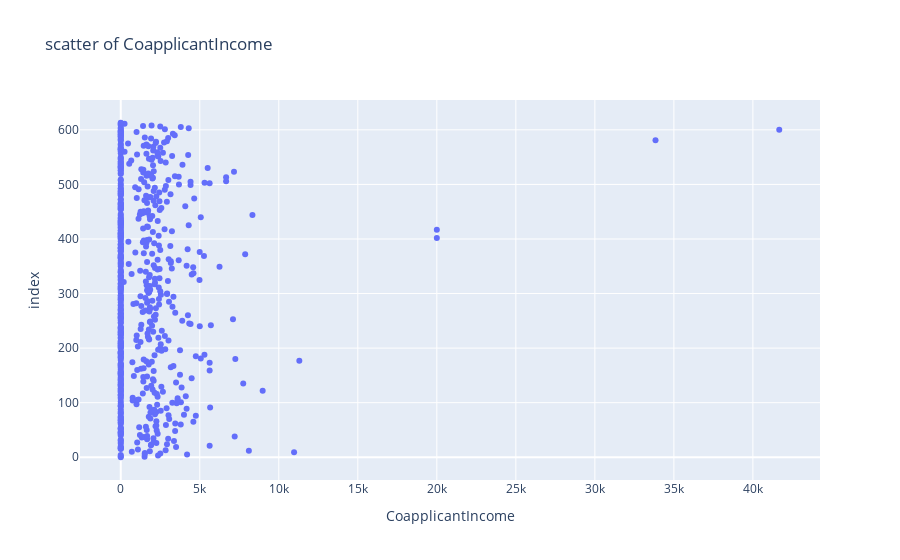

The code cell stored with this chart in its notebook:
### Code cell
sc = px.scatter(df , x="CoapplicantIncome" , title="scatter of CoapplicantIncome")
sc.show()

### Figure 1 — Plotly figure (JSON) as saved in the notebook; plotly's stock layout.template omitted (floating-point values rounded to 4 significant figures; data arrays with more than 128 entries replaced by an {"elided": "..."} marker saying what was removed)
{"data": [{"hovertemplate": "CoapplicantIncome=%{x}<br>index=%{y}<extra></extra>", "legendgroup": "", "marker": {"color": "#636efa", "symbol": "circle"}, "mode": "markers", "name": "", "orientation": "h", "showlegend": false, "type": "scatter", "x": {"elided": "614 float values"}, "xaxis": "x", "y": {"elided": "614 int values"}, "yaxis": "y"}], "layout": {"legend": {"tracegroupgap": 0}, "title": {"text": "scatter of CoapplicantIncome"}, "xaxis": {"anchor": "y", "domain": [0, 1], "title": {"text": "CoapplicantIncome"}}, "yaxis": {"anchor": "x", "domain": [0, 1], "title": {"text": "index"}}}}
